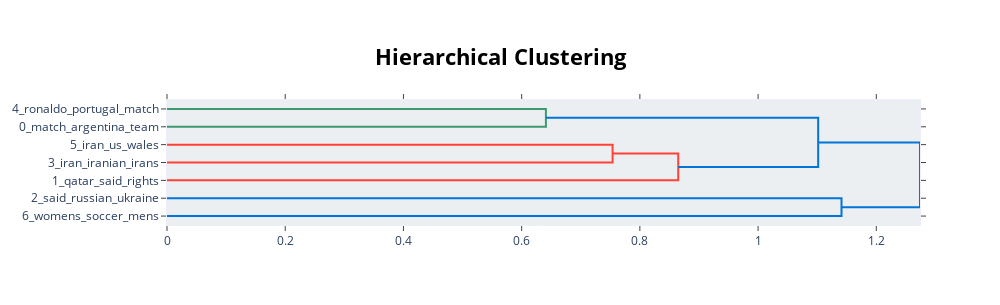

The cell this chart's notebook holds for it:
### Code cell
model.visualize_hierarchy(top_n_topics=10)

### Figure 1 — Plotly figure (JSON) as saved in the notebook; plotly's stock layout.template omitted (floating-point values rounded to 4 significant figures)
{"data": [{"hoverinfo": "text", "marker": {"color": "rgb(61,153,112)"}, "mode": "lines", "type": "scatter", "x": [0, 0.641, 0.641, 0], "xaxis": "x", "y": [-5, -5, -15, -15], "yaxis": "y"}, {"hoverinfo": "text", "marker": {"color": "rgb(255,65,54)"}, "mode": "lines", "type": "scatter", "x": [0, 0.7539, 0.7539, 0], "xaxis": "x", "y": [-25, -25, -35, -35], "yaxis": "y"}, {"hoverinfo": "text", "marker": {"color": "rgb(255,65,54)"}, "mode": "lines", "type": "scatter", "x": [0.7539, 0.8649, 0.8649, 0], "xaxis": "x", "y": [-30, -30, -45, -45], "yaxis": "y"}, {"hoverinfo": "text", "marker": {"color": "rgb(0,116,217)"}, "mode": "lines", "type": "scatter", "x": [0.641, 1.102, 1.102, 0.8649], "xaxis": "x", "y": [-10, -10, -37.5, -37.5], "yaxis": "y"}, {"hoverinfo": "text", "marker": {"color": "rgb(0,116,217)"}, "mode": "lines", "type": "scatter", "x": [0, 1.141, 1.141, 0], "xaxis": "x", "y": [-55, -55, -65, -65], "yaxis": "y"}, {"hoverinfo": "text", "marker": {"color": "rgb(0,116,217)"}, "mode": "lines", "type": "scatter", "x": [1.102, 1.274, 1.274, 1.141], "xaxis": "x", "y": [-23.75, -23.75, -60, -60], "yaxis": "y"}], "layout": {"autosize": false, "height": 305, "hoverlabel": {"bgcolor": "white", "font": {"family": "Rockwell", "size": 16}}, "hovermode": "closest", "plot_bgcolor": "#ECEFF1", "showlegend": false, "title": {"font": {"color": "Black", "size": 22}, "text": "<b>Hierarchical Clustering", "x": 0.5, "xanchor": "center", "yanchor": "top"}, "width": 1000, "xaxis": {"mirror": "allticks", "rangemode": "tozero", "showgrid": false, "showline": true, "showticklabels": true, "ticks": "outside", "type": "linear", "zeroline": false}, "yaxis": {"mirror": "allticks", "range": [-70, 0], "rangemode": "tozero", "showgrid": false, "showline": true, "showticklabels": true, "tickmode": "array", "ticks": "outside", "ticktext": ["4_ronaldo_portugal_match", "0_match_argentina_team", "5_iran_us_wales", "3_iran_iranian_irans", "1_qatar_said_rights", "2_said_russian_ukraine", "6_womens_soccer_mens"], "tickvals": [-5, -15, -25, -35, -45, -55, -65], "type": "linear", "zeroline": false}}}
